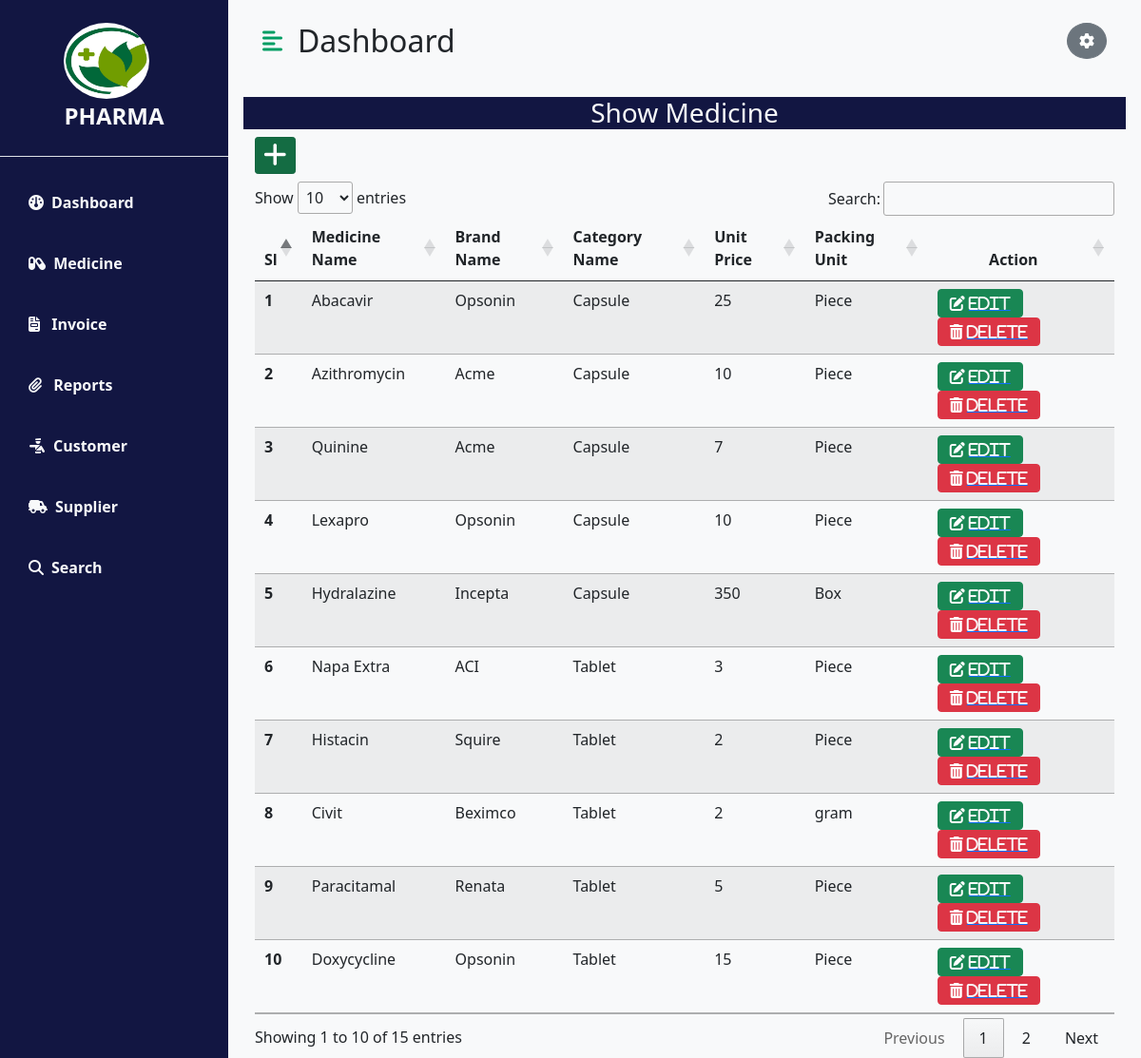
Screenshot of /manage_medicine.php with the database file from the repository.
### tables this page shows
CREATE TABLE `medicine` (
  `medicine_id` int(11) NOT NULL,
  `brand_id` int(100) NOT NULL,
  `category_id` int(100) NOT NULL,
  `medicine_name` varchar(100) NOT NULL,
  `unit_price` int(11) NOT NULL,
  `packing_unit` varchar(100) NOT NULL
);

CREATE TABLE `brand` (
  `brand_id` int(11) NOT NULL,
  `brand_name` varchar(100) NOT NULL
);

CREATE TABLE `medicine_category` (
  `category_id` int(11) NOT NULL,
  `category_name` varchar(200) NOT NULL
);

### manage_medicine.php (the view, shortened to what this page needs)
<?php
require_once 'conn.php';
?>
<!DOCTYPE html>
<html lang="en">
<head>
    <link href="https://cdn.jsdelivr.net/npm/bootstrap@5.0.0-beta3/dist/css/bootstrap.min.css" rel="stylesheet" />
    <link rel="stylesheet" href="https://cdnjs.cloudflare.com/ajax/libs/font-awesome/5.15.3/css/all.min.css" />
    <link rel="stylesheet" href="css/styles.css" />
<link href="//cdn.datatables.net/1.12.1/css/jquery.dataTables.min.css" rel="stylesheet" type="text/css" />
</head>
<body>
    <div class="d-flex" id="wrapper">
        <div style="background-color:#121642" id="sidebar-wrapper">
            <div class="sidebar-heading text-center py-4 primary-text fs-4 fw-bold text-uppercase border-bottom">
             <a class="navbar-brand" href="#">
                <img src="image/pharma_logo.jpg" alt=" " class="rounded-circle ms-end" width="90" height="80">
             </a>
                <span class="ms-end text-light">Pharma</span></div>
            <div class="list-group list-group-flush my-3">
                <a href="dashboard.php" class="list-group-item list-group-item-action bg-transparent text-light active"><i
                        class="fa-solid fa-gauge me-2 text-light"></i>Dashboard</a>
                <div>
                    <a
                        href="#medicineSubMenu"
                        class="list-group-item list-group-item-action bg-transparent text-light fw-bold"
                        data-bs-toggle="collapse">
                        <i class="fa-solid fa-capsules me-1 text-light"></i> Medicine
                    </a>
                </div>
                <div class="menu-item-wrap">
                    <a href="#invoiceSubMenu" class="list-group-item list-group-item-action bg-transparent text-light fw-bold" data-bs-toggle="collapse">
                        <i class="fa-solid fa-file-invoice me-2 text-light"></i> Invoice
                    </a>
                </div>
                <div class="menu-item-wrap">
                    <a href="#reportSubMenu" class="list-group-item list-group-item-action bg-transparent text-light fw-bold" data-bs-toggle="collapse">
                        <i class="fas fa-paperclip me-2 text-light"></i> Reports
                    </a>
                </div>
                <div>
                    <a href="#customerSubmenu" class="list-group-item list-group-item-action bg-transparent text-light fw-bold" data-bs-toggle="collapse">
                        <i class="fa-solid fa-person-military-pointing me-2 text-light"></i>Customer
                    </a>
                </div>
                <div>
                     <a href="#SuplierSubmenu" class="list-group-item list-group-item-action bg-transparent text-light fw-bold" data-bs-toggle="collapse"><i
                        class="fa-solid fa-truck-field me-2 text-light"></i>Supplier</a>
                </div>
                <a href="#" class="list-group-item list-group-item-action bg-transparent text-light fw-bold"><i
                        class="fa-solid fa-magnifying-glass me-2 text-light"></i>Search</a>
            </div>
        </div>
        <div class="container bg-light">
                <div class="row">
                <div id="page-content-wrapper">
        <nav class="navbar navbar-expand-lg navbar-light bg-transparent py-4 px-4">
                <div class="d-flex align-items-center">
                    <i class="fas fa-align-left primary-text fs-4 me-3" id="menu-toggle"></i>
                    <h2 class="fs-2 m-0">Dashboard</h2>
                </div>
                <div class="collapse navbar-collapse" id="navbarSupportedContent">
                    <ul class="navbar-nav ms-auto mb-2 mb-lg-0">
                        <li class="nav-item dropdown">
                  <div>
                  <div class="btn-group dropstart">
                        <button class="btn btn-secondary rounded-circle" type="" id="dropdownMenuButton2" data-bs-toggle="dropdown" aria-expanded="false">
                        <i class="fa-solid fa-gear"></i>
                        </button>
                        </div>
                 </div>
                 </li>
                 </ul>
                </div>
            </nav>
            </div>
</div>
            <div class="p-3">
                 <div class="row float-start">
            <div class="h3 text-light  text-center w-100" style="background-color:#121642">Show Medicine</div>
            <div class="mb-2">
                <a href="add_medicine.php" class="btn btn-success btn-sm active"  role="button" aria-pressed="true"><i class="fa-solid fa-plus fa-2x style="background-color:#121642" ></i></a>
            </div>
     <table class="table table-striped table-hover " id="table">
  <thead>
    <tr>
      <th scope="col">Sl</th>
      <th scope="col">Medicine Name</th>
      <th scope="col">Brand Name</th>
      <th scope="col">Category Name</th>
      <th scope="col">Unit Price</th>
      <th scope="col">Packing Unit</th>
      <th scope="col" class="text-center">Action</th>
    </tr>
  </thead>
  <tbody>
      <?php
      $sql1="select medicine.medicine_id,medicine.medicine_name,medicine.unit_price,medicine.packing_unit,brand.brand_name,medicine_category.category_name from medicine
      LEFT JOIN brand ON medicine.brand_id=brand.brand_id
    LEFT JOIN medicine_category ON medicine.category_id=medicine_category.category_id";
      $query1=mysqli_query($conn,$sql1);
      $x=0;
      if($query1){
          while( $row=mysqli_fetch_assoc($query1)){
            $x++;
            $mediN=$row['medicine_name'];
            $brandN=$row['brand_name'];
            $categoryN=$row['category_name'];
            $unitP=$row['unit_price'];
            $packU=$row['packing_unit'];
            echo '
            <th scope="row">'.$x.'</th>
            <td>'.$mediN.'</td>
            <td>'.$brandN.'</td>
            <td>'.$categoryN.'</td>
            <td>'.$unitP.'</td>
            <td>'.$packU.'</td>
            <td>
            <i class="fa-solid fa-pen-to-square btn btn-success">
                <a href="update_medicine.php?uid='.$row['medicine_id'].'"><span class="text-light">Edit</span></a>
            </i>
            <i class="fa-solid fa-trash-can btn btn-danger">
                <a href="deleteMedicine.php?mid='.$row['medicine_id'].'"><span class="text-light">Delete</span></a>
            </i>
           </td>
          </tr>';
          }
      };
      ?>
  </tbody>
</table>
            </div>
                        </div>
                </div>
            </div>
</body>
</html>

### css/styles.css (style rules this page uses)
:root { --main-bg-color: #009d63; --main-text-color: #009d63; --second-text-color: #bbbec5; --second-bg-color: #c1efde; }
.primary-text { color: var(--main-text-color); }
#wrapper { overflow-x: hidden; background-image: linear-gradient( to right, #baf3d7, #c2f5de, #cbf7e4, #d4f8ea, #ddfaef ); }
#sidebar-wrapper { min-height: 100vh; margin-left: -15rem; -webkit-transition: margin 0.25s ease-out; -moz-transition: margin 0.25s ease-out; -o-transition: margin 0.25s ease-out; transition: margin 0.25s ease-out; }
#sidebar-wrapper .sidebar-heading { padding: 0.875rem 1.25rem; font-size: 1.2rem; }
#sidebar-wrapper .list-group { width: 15rem; }
#page-content-wrapper { min-width: 100vw; }
#menu-toggle { cursor: pointer; }
.list-group-item { border: none; padding: 20px 30px; }
.list-group-item.active { background-color: transparent; color: var(--main-text-color); font-weight: bold; border: none; }
@media (min-width: 768px) { #sidebar-wrapper { margin-left: 0; } }
@media (min-width: 768px) { #page-content-wrapper { min-width: 0; width: 100%; } }

### rows the page displays
medicine: medicine_name "Abacavir", brand.brand_name "Opsonin", category.category_name "Capsule", unit_price "25", packing_unit "Piece"
medicine: medicine_name "Azithromycin", brand.brand_name "Acme", category.category_name "Capsule", unit_price "10", packing_unit "Piece"
medicine: medicine_name "Quinine", brand.brand_name "Acme", category.category_name "Capsule", unit_price "7", packing_unit "Piece"
medicine: medicine_name "Lexapro", brand.brand_name "Opsonin", category.category_name "Capsule", unit_price "10", packing_unit "Piece"
medicine: medicine_name "Hydralazine", brand.brand_name "Incepta", category.category_name "Capsule", unit_price "350", packing_unit "Box"
medicine: medicine_name "Napa Extra", brand.brand_name "ACI", category.category_name "Tablet", unit_price "3", packing_unit "Piece"
medicine: medicine_name "Histacin", brand.brand_name "Squire", category.category_name "Tablet", unit_price "2", packing_unit "Piece"
medicine: medicine_name "Civit", brand.brand_name "Beximco", category.category_name "Tablet", unit_price "2", packing_unit "gram"
medicine: medicine_name "Paracitamal", brand.brand_name "Renata", category.category_name "Tablet", unit_price "5", packing_unit "Piece"
medicine: medicine_name "Doxycycline", brand.brand_name "Opsonin", category.category_name "Tablet", unit_price "15", packing_unit "Piece"
